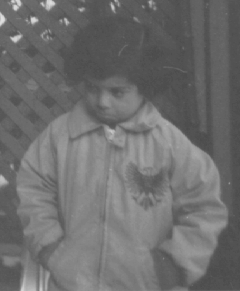
#> input picture Lab3 smoothing/pout.tif, 240 x 291 px
$ jupyter execute --allow-errors 'Lab_Smoothing_STD (1).ipynb'   (shell and % lines are left out)
#> lines starting #> are read from the running program, lines starting #| are printed output that depends on the picture
### Lab3 smoothing/commonfunctions.py


import skimage.io as io
import matplotlib.pyplot as plt
import numpy as np
from skimage.exposure import histogram
from matplotlib.pyplot import bar
from skimage.color import rgb2gray,rgb2hsv

# Convolution:
from scipy.signal import convolve2d
from scipy import fftpack
import math

from skimage.util import random_noise
from skimage.filters import median
from skimage.feature import canny
from skimage.filters import gaussian


# Edges
from skimage.filters import sobel_h, sobel, sobel_v,roberts, prewitt

# Show the figures / plots inside the notebook
def show_images(images,titles=None):
    #This function is used to show image(s) with titles by sending an array of images and an array of associated titles.
    # images[0] will be drawn with the title titles[0] if exists
    # You aren't required to understand this function, use it as-is.
    n_ims = len(images)
    if titles is None: titles = ['(%d)' % i for i in range(1,n_ims + 1)]
    fig = plt.figure()
    n = 1
    for image,title in zip(images,titles):
        a = fig.add_subplot(1,n_ims,n)
        if image.ndim == 2:
            plt.gray()
        plt.imshow(image)
        a.set_title(title)
        n += 1
    fig.set_size_inches(np.array(fig.get_size_inches()) * n_ims)
    plt.show()


# [6 lines left out: function showHist, not called in this run]

### Lab3 smoothing/Lab_Smoothing_STD (1).ipynb
# Lab 3
### Averaging Filters

http://scikit-image.org/docs/0.13.x/api/skimage.util.html#skimage.util.random_noise

http://scikit-image.org/docs/dev/api/skimage.filters.html#skimage.filters.median

http://scikit-image.org/docs/dev/api/skimage.filters.html#skimage.filters.gaussian

[cell 1]
from commonfunctions import *
import math

[cell 2]
'''read image and gray scale and noise'''
def doNoise (img_gray):
    noise_img = random_noise(img_gray,mode = 's&p',amount = 0.05)
    return noise_img

[cell 3]
img_gray = io.imread('pout.tif')
#> img_gray is the input picture: shape (291, 240); min 74, max 224, mean 110.3
print(img_gray)
#> (printed output is left out)
noise_img=doNoise(img_gray)
#> in doNoise, `noise_img = random_noise(img_gray,mode = 's&p',amount = 0.05)`:
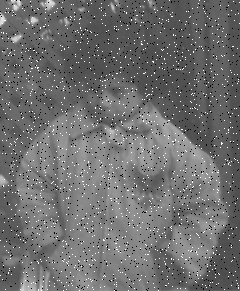
#> noise_img: shape (291, 240) float64; min 0, max 1, mean 0.435

[cell 4]
'''
(1) Your own median filter algorithm
'''
def medianfilter(img,size):
    img=(img*255).astype(np.uint8)
    bd = int(size / 2)
    # copy image size
#     median_img = np.zeros((img.shape[0],img.shape[1]))
    median_img =img.copy()
    for i in range(bd, img.shape[0] - bd):
        for j in range(bd, img.shape[1] - bd):
            kernel =img[i - bd : i + bd + 1, j - bd : j + bd + 1]

            med=int(np.median(kernel))
            median_img[i, j] = med
    return median_img

#> (a cell that did not finish here is left out)

[cell 6]
'''
(2) skimage median filter
'''
io.imshow(img_gray)
smooth_img= median(noise_img)
show_images([img_gray,noise_img,smooth_img],['Original','with noise','with median filter'])
#> in show_images, `n_ims = len(images)`: n_ims = 3
#> the loop in show_images, `for image,title in zip(images,titles):` made 3 passes
#> title on passes 1 to 3: 'Original', 'with noise', 'with median filter'
#> after the loop in show_images, `for image,title in zip(images,titles):`: n = 4
#> in show_images, `plt.show()`:
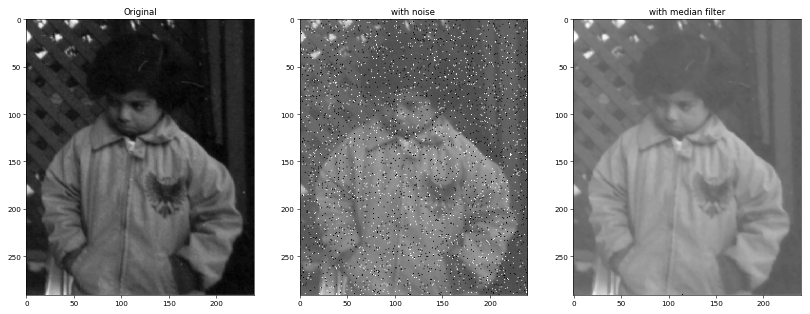
#> figure drawn by matplotlib, 3 panels

[cell 7]
'''
(3) Gaussion Filters
'''
def gausFilter(img,sigma):
    smooth_img= gaussian(img,sigma)
    return smooth_img
#     show_images([smooth_img],['with gaussian filter with sigma='+ str(sigma)])
show_images([img_gray,noise_img],['Original','with noise 0.05'])
#> in show_images (call 2), `n_ims = len(images)`: n_ims = 2
#> the loop in show_images (call 2), `for image,title in zip(images,titles):` made 2 passes
#> (title, n) on passes 1 to 2: ('Original', 2), ('with noise 0.05', 3)
#> after the loop in show_images (call 2), `for image,title in zip(images,titles):`: n = 3
#> in show_images (call 2), `plt.show()`:
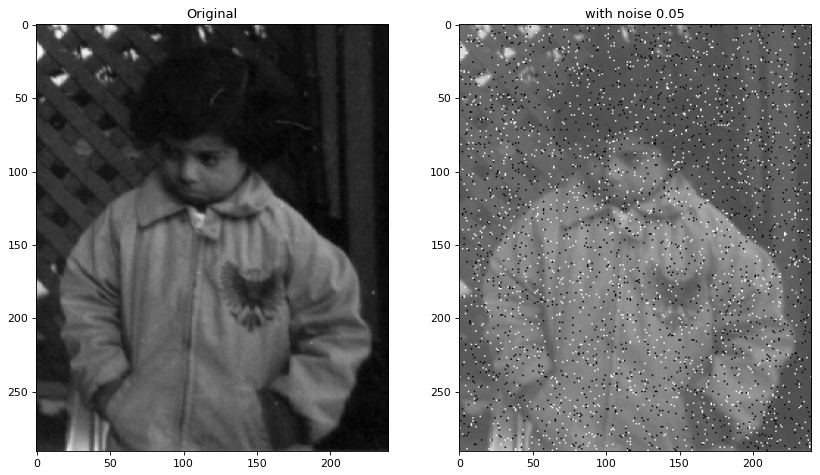
#> figure drawn by matplotlib, 2 panels
show_images([gausFilter(noise_img,8),
gausFilter(noise_img,4),
gausFilter(noise_img,3.5),
gausFilter(noise_img,3),
gausFilter(noise_img,2.5),
gausFilter(noise_img,2),
gausFilter(noise_img,0.2)],['with gaussian filter with sigma='+ str(8),
                            'with gaussian filter with sigma='+ str(4),
                            'with gaussian filter with sigma='+ str(3.5),
                            'with gaussian filter with sigma='+ str(3),
                           'with gaussian filter with sigma='+ str(2.5),
                            'with gaussian filter with sigma='+ str(2),
                            'with gaussian filter with sigma='+ str(0.2)
                           ])
#> in gausFilter, `smooth_img= gaussian(img,sigma)`:
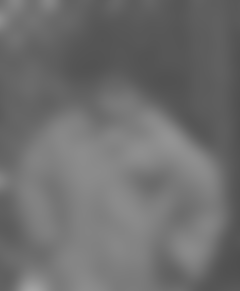
#> smooth_img: shape (291, 240) float64; min 0.311, max 0.643, mean 0.436
